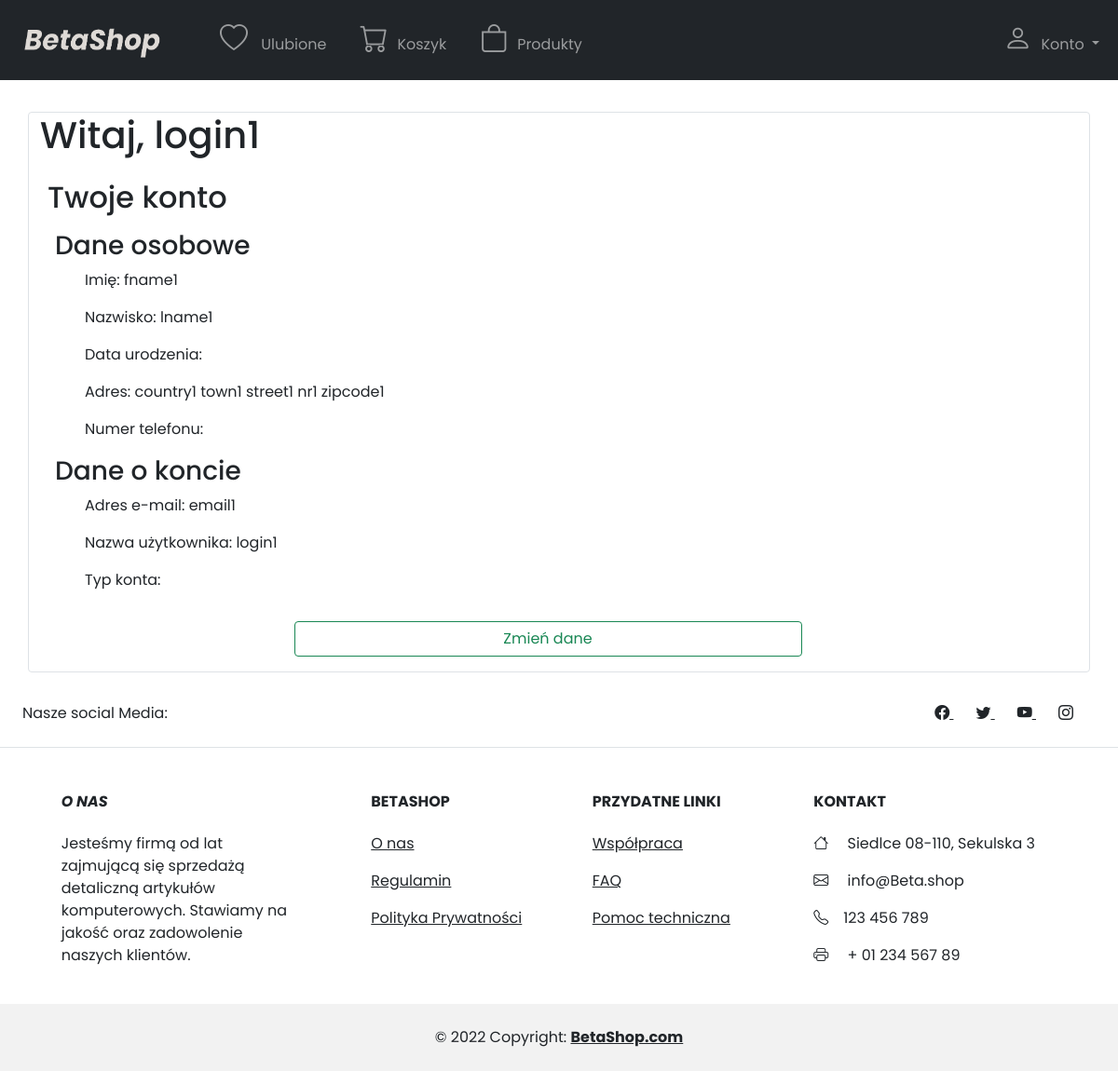
The page /konto.php (signed in) on the database as committed earlier.
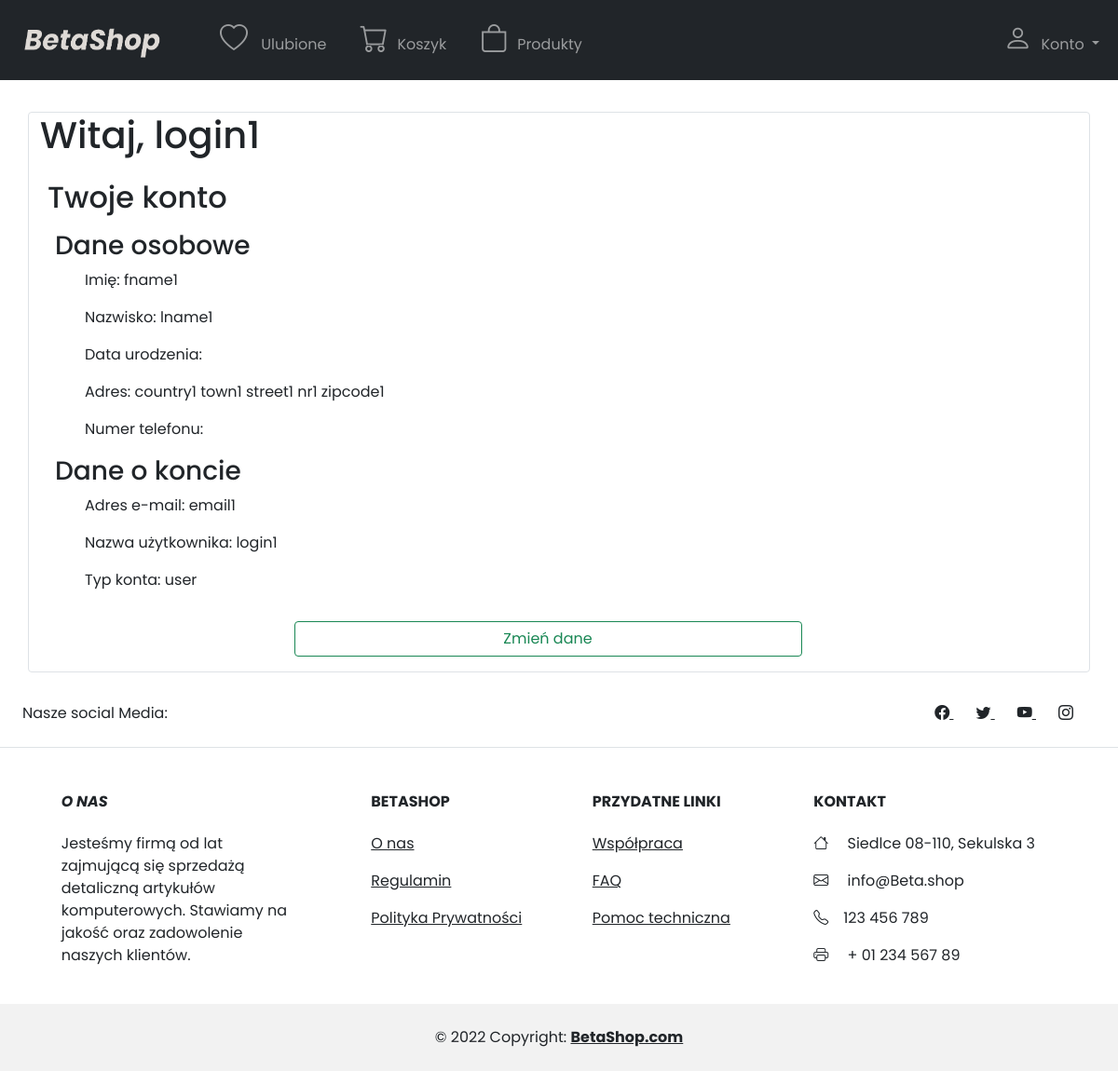
The same page on the database as committed later.
### tables this page shows
create table if not EXISTS users (
    user_id int AUTO_INCREMENT not null,
    login varchar(255),
    email varchar(255),
   	pass varchar(255),
    fname varchar(255),
    lname varchar(255),
    birthDate date,
    phoneNumber varchar(64),
    country varchar(255),
    town varchar(255),
    street varchar(255),
    house_nr varchar(255),
    zipcode varchar(255),
    privileges varchar(255),
    PRIMARY KEY(user_id)
    );

### konto.php (the view, shortened to what this page needs)
<!DOCTYPE html>
<html lang="pl">
<head>
	<?php
	require("connection.php");
	require("bootstrapConnection.php");
	?>
</head>
<body>
	<?php
	require("navbar.php");
	?>
	<section class="page">
		<div class="container">
			<div class="row text-justify bg-second_navbar my-2">
				<?php
				if (isset($_SESSION['user'])) {
					$login = $_SESSION['user'];
					$zapytanie = $conn->query("SELECT * FROM users WHERE login = '$login'");
					while ($row = $zapytanie->fetch()) {
				?>
						<div class="border rounded">
							<h1>Witaj, <?= $row['login'] ?></h1>
							<h2 class="pb-2 py-3 ps-2">Twoje konto</h2>
							<h3 class="ps-3">Dane osobowe</h3>
							<p class="ps-5">Imię: <?= $row['fname'] ?></p>
							<p class="ps-5">Nazwisko: <?= $row['lname'] ?></p>
							<p class="ps-5">Data urodzenia: <?= $row['birthDate'] ?></p>
							<p class="ps-5">Adres: <?= $row['country'] ?> <?= $row['town'] ?> <?= $row['street'] ?> <?= $row['house_nr'] ?> <?= $row['zipcode'] ?></p>
							<p class="ps-5">Numer telefonu: <?= $row['phoneNumber'] ?></p>
							<h3 class="ps-3">Dane o koncie</h3>
							<p class="ps-5">Adres e-mail: <?= $row['email'] ?></p>
							<p class="ps-5">Nazwa użytkownika: <?= $row['login'] ?></p>
							<p class="ps-5">Typ konta: <?= $row['privileges'] ?></p>
							<div class="row text-center ">
								<div class="row">
									<div class="col-12 text-center">
										<form class="d-flex justify-content-center my-3" action="newdetails.php" method="POST">
											<button class="btn btn-outline-success w-50" type="submit">Zmień dane</button>
										</form>
									</div>
								</div>
							</div>
						</div>
					<?php
					}
				} else {
					?>
					<form class="d-flex justify-content-center me-2 my-5" action="login.php">
						<button class="btn btn-outline-success w-50" type="submit">Zaloguj sie by uzyskać informacje o koncie</button>
					</form>
				<?php
				}
				?>
			</div>
		</div>
		<?php
		include("footer.php");
		?>
</body>
</html>

### bootstrapConnection.php (shortened to what this page needs)
<link href="https://cdn.jsdelivr.net/npm/bootstrap@5.1.3/dist/css/bootstrap.min.css" rel="stylesheet">
<link rel="stylesheet" href="https://cdn.jsdelivr.net/npm/bootstrap-icons@1.8.1/font/bootstrap-icons.css">
<link rel="stylesheet" href="main.css"/>

### navbar.php (shortened to what this page needs)
<header>
    <section style="margin-bottom: 7em;" id="nav-section">
        <nav class="navbar fixed-top navbar-expand-lg navbar-dark bg-dark">
            <div class="container-fluid">
                <a class="navbar-brand order-first" href="index.php"><img src="img/logoblack.png" width="180" height="60"></a>
                <div class="collapse navbar-collapse" id="navbarSupportedContent">
                    <ul class="navbar-nav">
                        <li class="nav-item">
                            <a class="nav-link" href="ulubione.php"><i class="bi bi-heart" style="font-size: 30px;margin-left:20px; margin-right:10px;"></i> Ulubione</a>
                        </li>
                        <li class="nav-item">
                            <a class="nav-link" href="koszyk.php"><i class="bi-cart" style="font-size: 30px;margin-left:20px; margin-right:10px;"></i>Koszyk</a>
                        </li>
                        <li class="nav-item">
                            <a class="nav-link" href="produkty.php"><i class="bi-bag" style="font-size: 30px;margin-left:20px; margin-right:10px;"></i>Produkty</a>
                        </li>
                    </ul>
                    <ul class="navbar-nav ms-auto" id="navbar-drop">
                        <li class="nav-item">
                            <?php
                            if (isset($_SESSION['user'])) {
                            ?>
                        <li class="nav-item dropdown">
                            <a class="nav-link dropdown-toggle" href="#" id="navbarDropdown" role="button" data-bs-toggle="dropdown" aria-expanded="false">
                                <i class="bi-person" style="font-size: 30px;margin-left:20px; margin-right:10px;"></i>Konto
                            </a>
                        </li>
                    <?php
                            } else {
                    ?>
                        <a class="nav-link" href="login.php"><i class="bi-person" style="font-size: 30px;margin-left:20px; margin-right:10px;"></i>Zaloguj</a>
                    <?php
                            }
                    ?></a>
                    </li>
                    </ul>
                </div>
            </div>
        </nav>
    </section>
</header>
<div class="content">

### footer.php (shortened to what this page needs)
</div>
<footer>
    <section class="d-flex justify-content-center justify-content-lg-between p-4 border-bottom">
        <div class="d-none d-lg-block">
            <span>Nasze social Media:</span>
        </div>
        <div>
            <a href="https://www.facebook.com/" target="_blank" class="me-4 text-reset">
                <i class="bi bi-facebook"></i>
            </a>
            <a href="https://twitter.com/" target="_blank" class="me-4 text-reset">
                <i class="bi bi-twitter"></i>
            </a>
            <a href="https://www.youtube.com/" target="_blank" class="me-4 text-reset">
                <i class="bi bi-youtube"></i>
            </a>
            <a href="https://www.instagram.com/" target="_blank" class="me-4 text-reset">
                <i class="bi bi-instagram"></i>
            </a>
        </div>
    </section>
    <section>
        <div class="container text-center text-md-start mt-5">
            <div class="row mt-3">
                <div class="col-md-3 col-lg-4 col-xl-3 mx-auto mb-4">
                    <h6 class="text-uppercase fw-bold mb-4">
                        <i>O nas</i>
                    </h6>
                    <p>
                        Jesteśmy firmą od lat zajmującą się sprzedażą detaliczną artykułów komputerowych.
                        Stawiamy na jakość oraz zadowolenie naszych klientów.
                    </p>
                </div>
                <div class="col-md-2 col-lg-2 col-xl-2 mx-auto mb-4">
                    <h6 class="text-uppercase fw-bold mb-4">
                        BetaShop
                    </h6>
                    <p>
                        <a href="footer_links/o_nas.php" class="text-reset">O nas</a>
                    </p>
                    <p>
                        <a href="footer_links/regulamin.php" class="text-reset">Regulamin</a>
                    </p>
                    <p>
                        <a href="footer_links/polityka_prywatnosci.php" class="text-reset">Polityka Prywatności</a>
                    </p>
                </div>
                <div class="col-md-3 col-lg-2 col-xl-2 mx-auto mb-4">
                    <h6 class="text-uppercase fw-bold mb-4">
                        Przydatne linki
                    </h6>
                    <p>
                        <a href="footer_links/wspolpraca.php" class="text-reset">Współpraca</a>
                    </p>
                    <p>
                        <a href="footer_links/faq.php" class="text-reset">FAQ</a>
                    </p>
                    <p>
                        <a href="footer_links/pomoc.php" class="text-reset">Pomoc techniczna</a>
                    </p>
                </div>
                <div class="col-md-4 col-lg-3 col-xl-3 mx-auto mb-md-0 mb-4">
                    <h6 class="text-uppercase fw-bold mb-4">
                        Kontakt
                    </h6>
                    <p><i class="bi bi-house me-3"></i> Siedlce 08-110, Sekulska 3</p>
                    <p>
                        <i class="bi bi-envelope me-3"></i>
                        info@Beta.shop
                    </p>
                    <p><i class="bi bi-telephone me-3"></i>123 456 789</p>
                    <p><i class="bi bi-printer me-3"></i> + 01 234 567 89</p>
                </div>
            </div>
        </div>
    </section>
    <div class="text-center p-4" style="background-color: rgba(0, 0, 0, 0.05);">
        © 2022 Copyright:
        <a class="text-reset fw-bold" href="#">BetaShop.com</a>
    </div>
</footer>

### main.css (style rules this page uses)
html { height: 100%; }
body { font-family: 'Poppins'; height: 100%; display: flex; flex-direction: column; }
.content { flex: 1 0 auto; }

Rows that differ between the two databases and show on the page:
changed users "login1": privileges (not shown) → "user"
